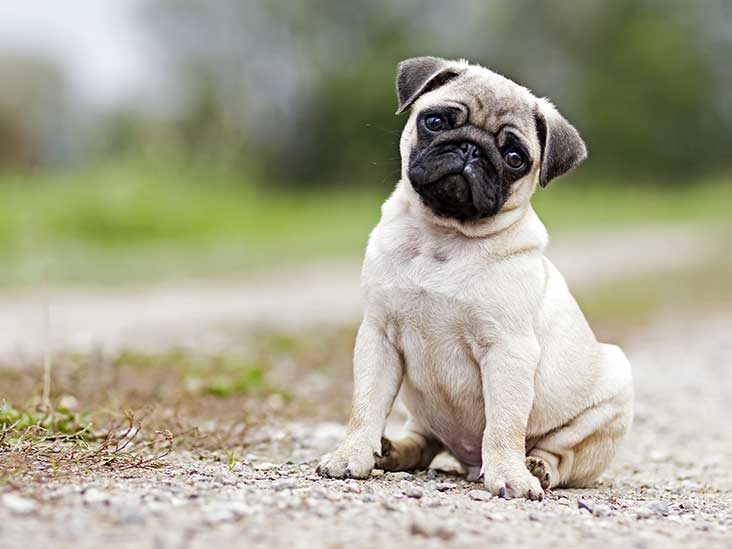
#> input picture cat_dog/1.jpeg, 732 x 549 px, found by its file name; its folder holds only this picture in this run
$ jupyter execute --allow-errors 'Augment(rotation,brightness,nosie).ipynb'
#> lines starting #> are read from the running program, lines starting #| are printed output that depends on the picture
[cell 1]
import cv2
#> (the rest of this cell did not finish here and is left out)

[cell 2]
import os
import cv2
import numpy as np
from skimage.util import random_noise

# Task 3: Augmenting Images

# i) Rotation
def augment_rotation(image_path, output_dir, num_rotations=72):
#> called with num_rotations = 72
    image_name = os.path.splitext(os.path.basename(image_path))[0]
    image = cv2.imread(image_path)
#> image is the input picture: shape (549, 732, 3); mean B, G, R 145.1, 166.1, 167.4
    height, width = image.shape[:2]
#> height = 549; width = 732

    for angle in range(0, 360, 5):
        rotation_matrix = cv2.getRotationMatrix2D((width/2, height/2), angle, 1)
        rotated_image = cv2.warpAffine(image, rotation_matrix, (width, height))

        output_name = f"{image_name}_{angle}degree.jpeg"
        output_path = os.path.join(output_dir, output_name)
        cv2.imwrite(output_path, rotated_image)
#> this loop made 72 passes
#> pass 2, in augment_rotation, `rotated_image = cv2.warpAffine(image, rotation_matrix, (width, height))`:
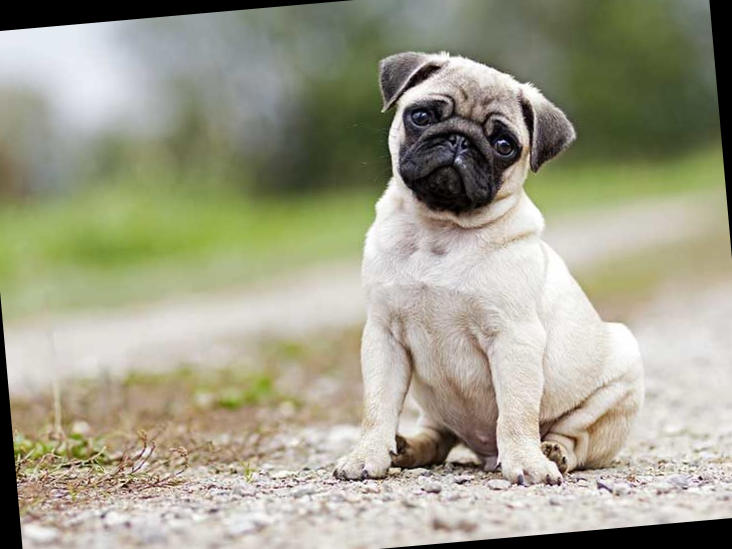
#> rotated_image: shape (549, 732, 3); mean B, G, R 138.4, 158.9, 160.2
#> pass 3, in augment_rotation, `rotated_image = cv2.warpAffine(image, rotation_matrix, (width, height))`:
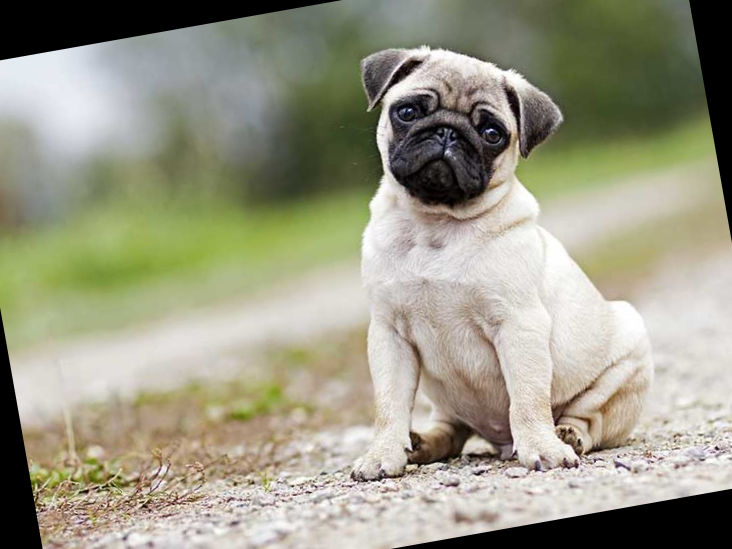
#> rotated_image: shape (549, 732, 3); mean B, G, R 133, 152.9, 154.2

# ii) Brightness
def augment_brightness(image_path, output_dir, num_images=5):
#> called with num_images = 5
    image_name = os.path.splitext(os.path.basename(image_path))[0]
    image = cv2.imread(image_path)

    for i in range(num_images):
        brightness_factor = np.random.uniform(0.5, 1.5)
        brightened_image = cv2.convertScaleAbs(image, alpha=brightness_factor)

        output_name = f"{image_name}_brightness{i+1}.jpeg"
        output_path = os.path.join(output_dir, output_name)
        cv2.imwrite(output_path, brightened_image)
#> this loop made 5 passes
#> pass 2, in augment_brightness, `brightened_image = cv2.convertScaleAbs(image, alpha=brightness_factor)`:
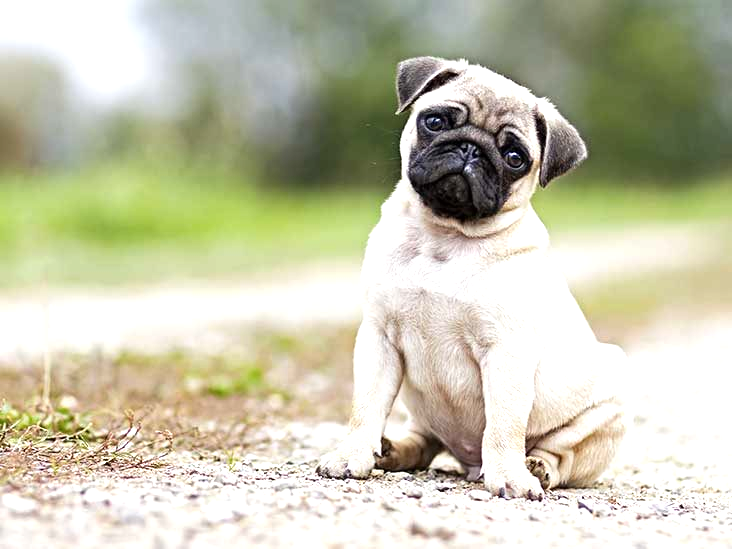
#> brightened_image: shape (549, 732, 3); mean B, G, R 173, 197.6, 198
#> pass 3, in augment_brightness, `brightened_image = cv2.convertScaleAbs(image, alpha=brightness_factor)`:
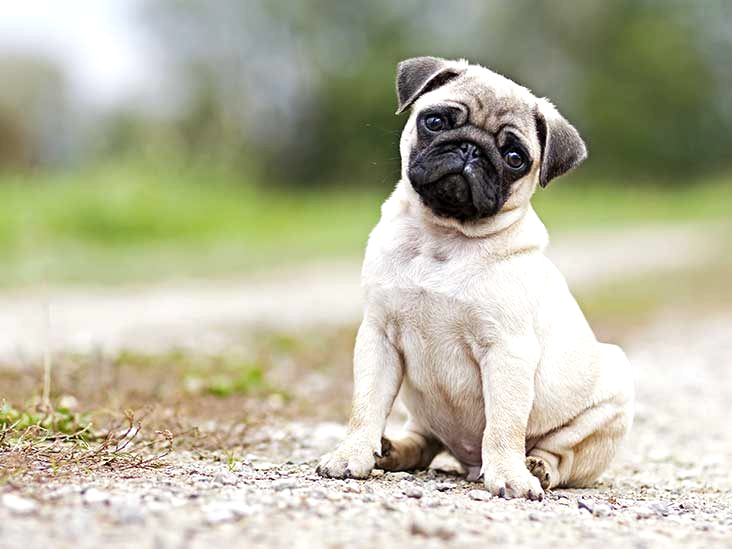
#> brightened_image: shape (549, 732, 3); mean B, G, R 159.6, 182.7, 183.9

# iii) Noise
def augment_noise(image_path, output_dir, num_images=5):
#> called with num_images = 5
    image_name = os.path.splitext(os.path.basename(image_path))[0]
    image = cv2.imread(image_path)

    for i in range(num_images):
        noisy_image = random_noise(image, mode='gaussian', var=0.01)
        noisy_image = np.array(255 * noisy_image, dtype=np.uint8)

        output_name = f"{image_name}_noise{i+1}.jpeg"
        output_path = os.path.join(output_dir, output_name)
        cv2.imwrite(output_path, noisy_image)
#> this loop made 5 passes
#> pass 1, in augment_noise, `noisy_image = random_noise(image, mode='gaussian', var=0.01)`:
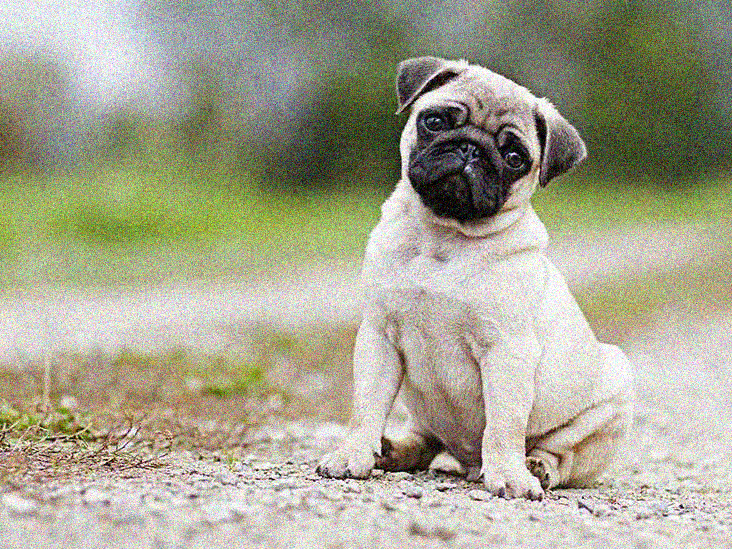
#> noisy_image: shape (549, 732, 3) float64; mean B, G, R 0.568, 0.65, 0.654
#> pass 2, in augment_noise, `noisy_image = random_noise(image, mode='gaussian', var=0.01)`:
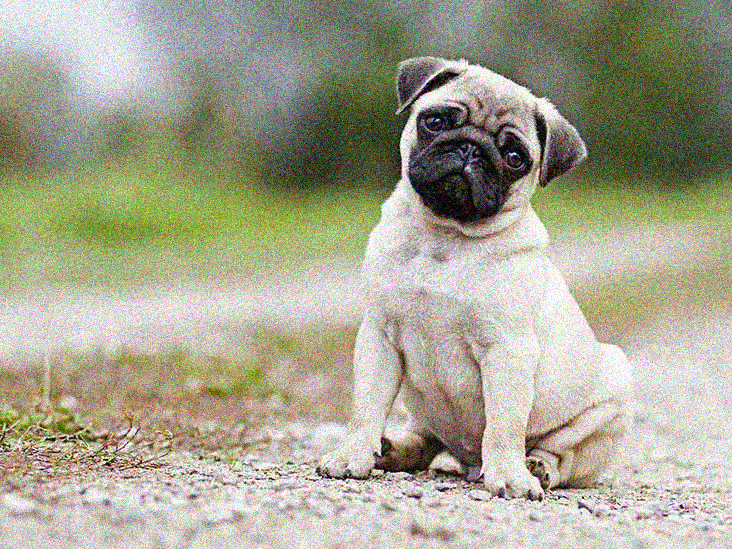
#> noisy_image: shape (549, 732, 3) float64; mean B, G, R 0.568, 0.65, 0.654


# Provide the paths and directories
input_dir = 'C:\\Users\\Shoaib\\Downloads\\cat_dog'
output_dir_rotation = 'C:\\Users\\Shoaib\\Downloads\\augmented_images_rotation'
output_dir_brightness = 'C:\\Users\\Shoaib\\Downloads\\augmented_images_brightness'
output_dir_noise = 'C:\\Users\\Shoaib\\Downloads\\augmented_images_noise'

# Create output directories if they don't exist
os.makedirs(output_dir_rotation, exist_ok=True)
os.makedirs(output_dir_brightness, exist_ok=True)
os.makedirs(output_dir_noise, exist_ok=True)

# Iterate over the images in the input directory
for filename in os.listdir(input_dir):
    if filename.endswith(".jpeg"):
        image_path = os.path.join(input_dir, filename)

        # Augment rotation
        augment_rotation(image_path, output_dir_rotation)

        # Augment brightness
        augment_brightness(image_path, output_dir_brightness)

        # Augment noise
        augment_noise(image_path, output_dir_noise)

$ run again, on cat_dog/5.jpeg
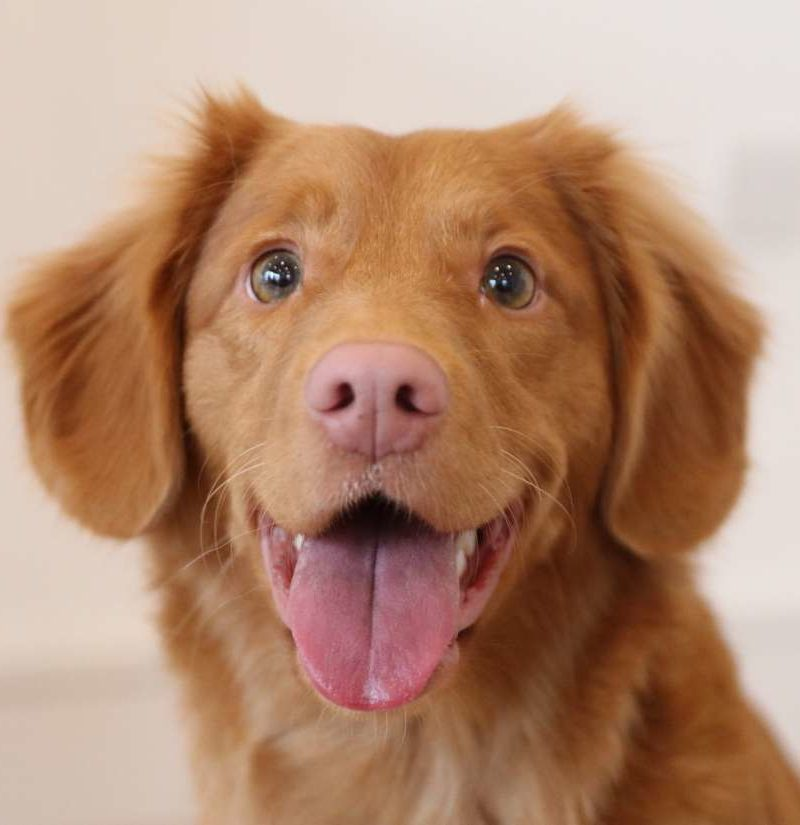
#> input picture cat_dog/5.jpeg, 800 x 825 px, found by its file name
#> in augment_rotation, image is the input picture: shape (825, 800, 3); mean B, G, R 112.3, 137.1, 177.1
#> the loop in augment_rotation, `for angle in range(0, 360, 5):` made 72 passes
#> pass 3, in augment_rotation, `rotated_image = cv2.warpAffine(image, rotation_matrix, (width, height))`:
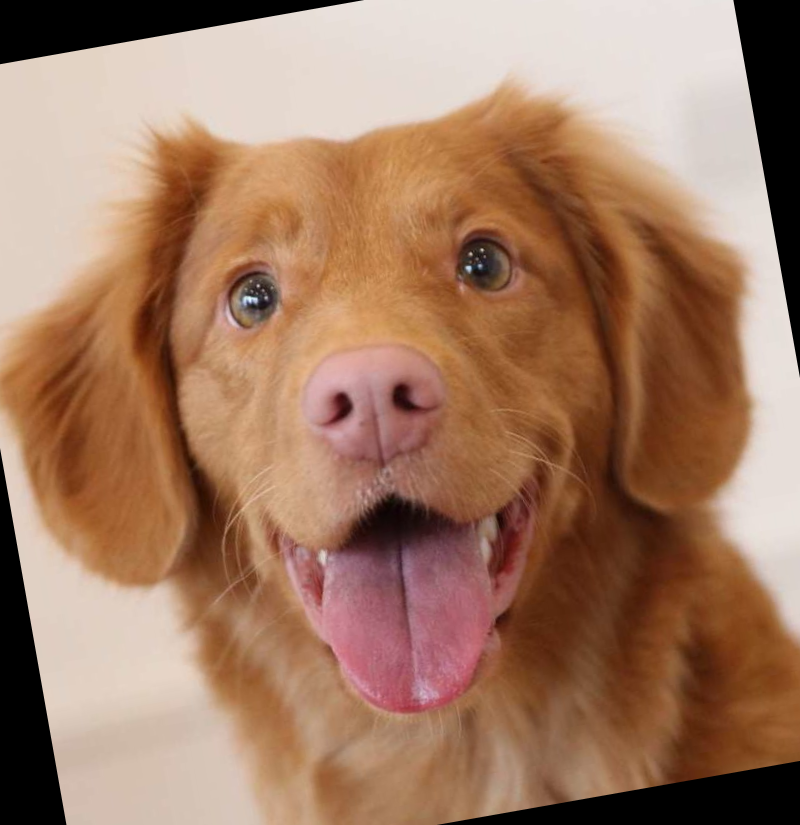
#> rotated_image: shape (825, 800, 3); mean B, G, R 99, 122.8, 161.4
#> the loop in augment_brightness, `for i in range(num_images):` made 5 passes
#> pass 3, in augment_brightness, `brightened_image = cv2.convertScaleAbs(image, alpha=brightness_factor)`:
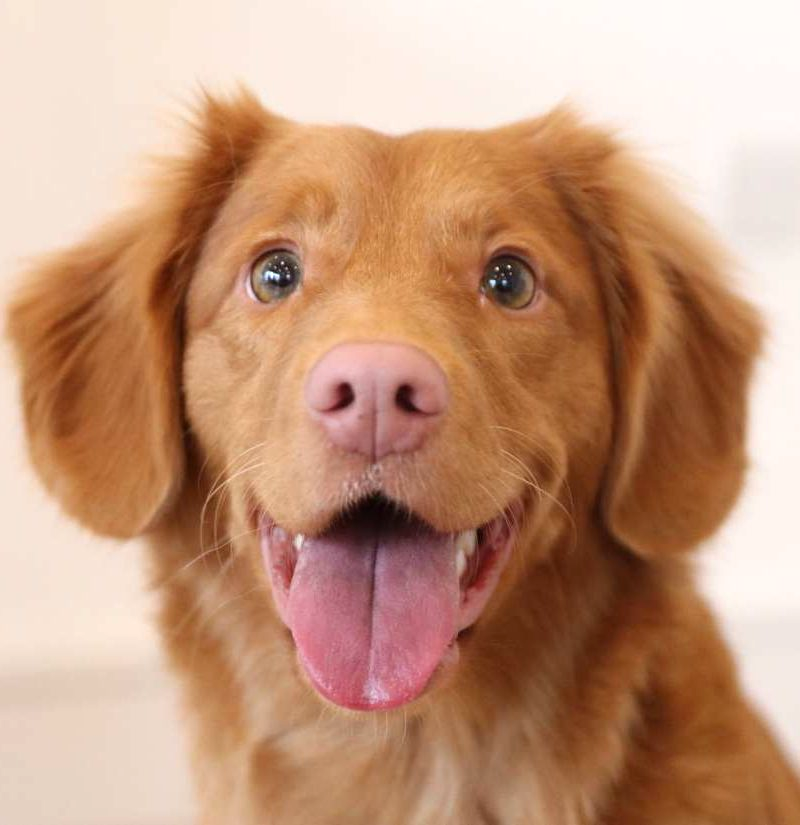
#> brightened_image: shape (825, 800, 3); mean B, G, R 123.8, 151.2, 195.2

$ run again, on cat_dog/6.jpeg
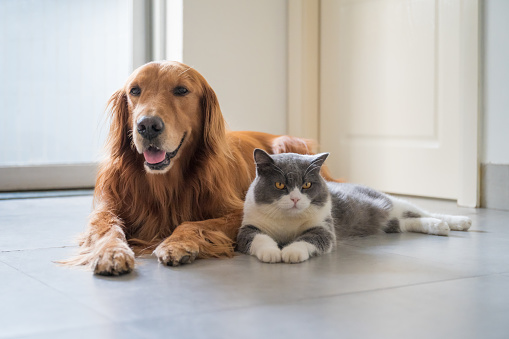
#> input picture cat_dog/6.jpeg, 509 x 339 px, found by its file name
#> in augment_rotation, image is the input picture: shape (339, 509, 3); mean B, G, R 171.9, 177.6, 184.4
#> the loop in augment_noise, `for i in range(num_images):` made 5 passes
#> pass 1, in augment_noise, `noisy_image = random_noise(image, mode='gaussian', var=0.01)`:
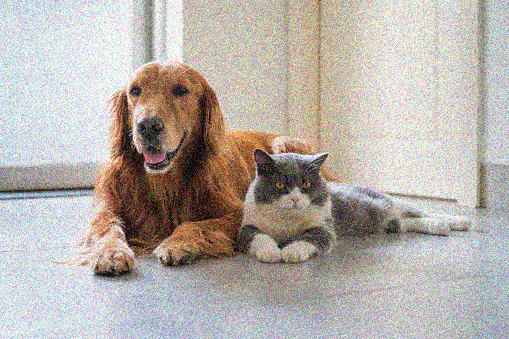
#> noisy_image: shape (339, 509, 3) float64; mean B, G, R 0.671, 0.694, 0.721
#> pass 2, in augment_noise, `noisy_image = random_noise(image, mode='gaussian', var=0.01)`:
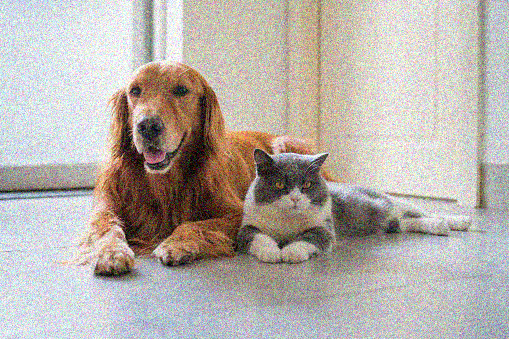
#> noisy_image: shape (339, 509, 3) float64; mean B, G, R 0.671, 0.694, 0.721

$ run again, on cat_dog/7.jpeg
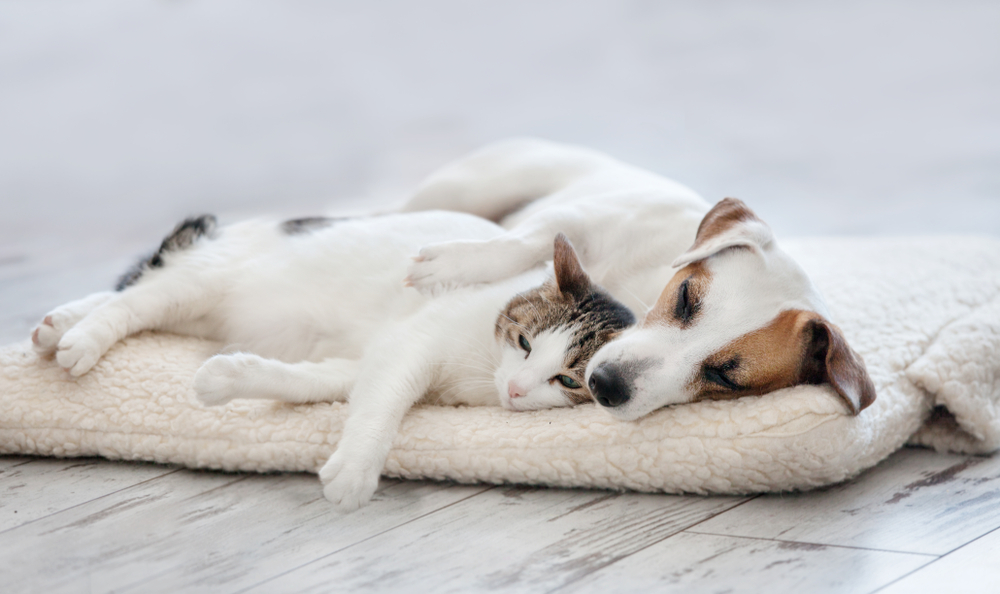
#> input picture cat_dog/7.jpeg, 1000 x 594 px, found by its file name
#> in augment_rotation, image is the input picture: shape (594, 1000, 3); mean B, G, R 196.4, 195.8, 197.2
#> the loop in augment_rotation, `for angle in range(0, 360, 5):` made 72 passes
#> pass 3, in augment_rotation, `rotated_image = cv2.warpAffine(image, rotation_matrix, (width, height))`:
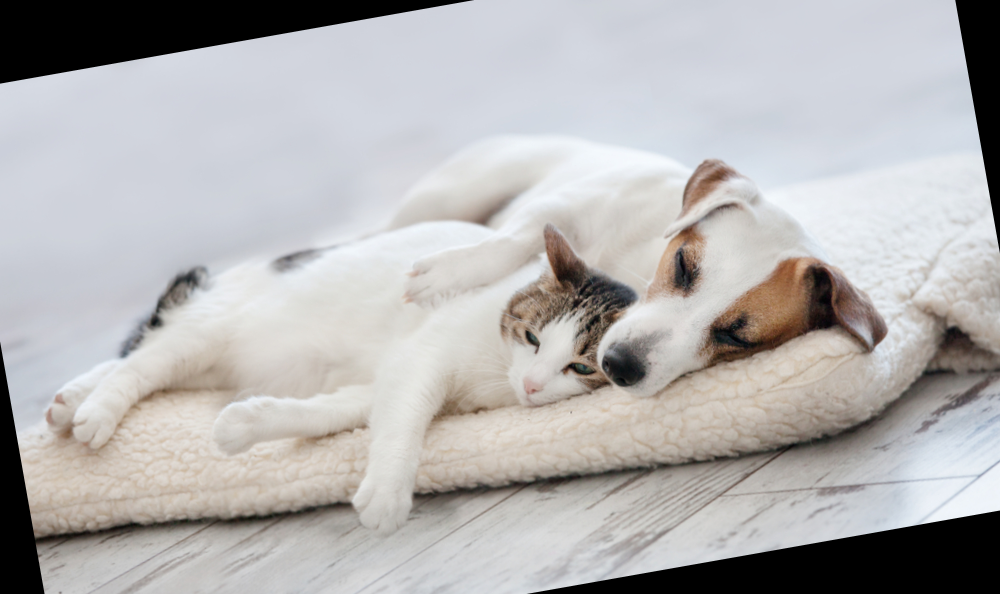
#> rotated_image: shape (594, 1000, 3); mean B, G, R 178.4, 178.2, 179.9
#> the loop in augment_brightness, `for i in range(num_images):` made 5 passes
#> pass 3, in augment_brightness, `brightened_image = cv2.convertScaleAbs(image, alpha=brightness_factor)`:
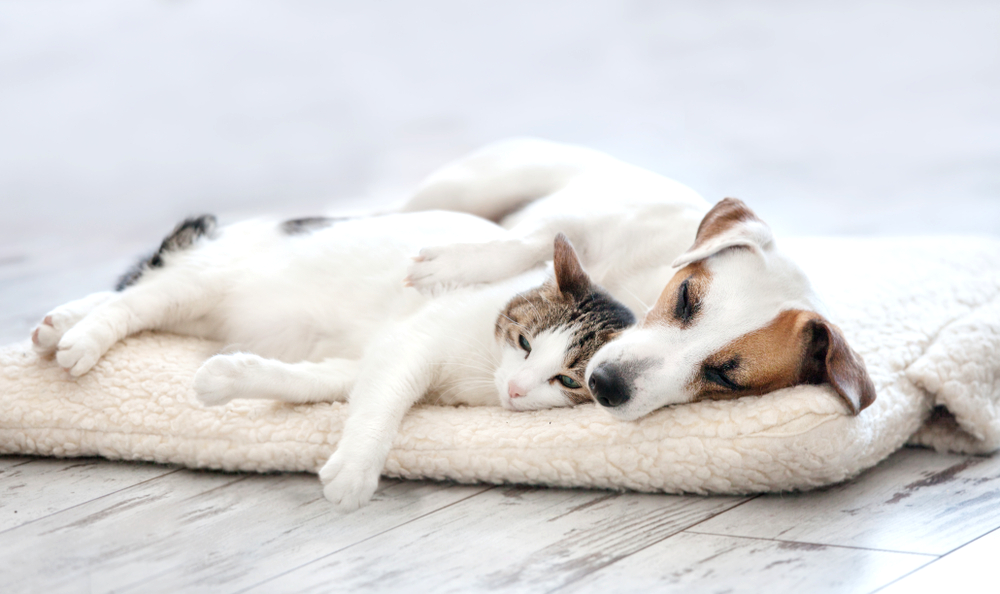
#> brightened_image: shape (594, 1000, 3); mean B, G, R 215.9, 215.5, 217.2
